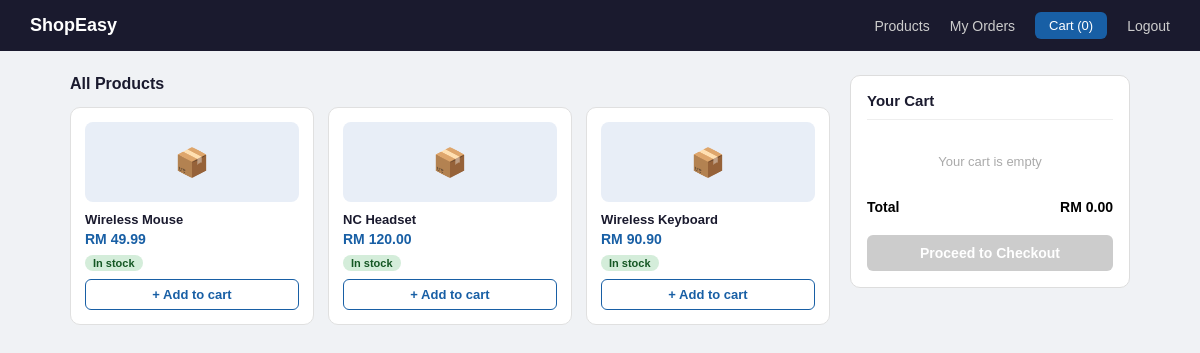
The app's page /shop.php (signed in) with its own data.
### tables this page shows
CREATE TABLE `inventory` (
  `product_id` int(11) NOT NULL,
  `quantity_available` int(11) NOT NULL DEFAULT 0,
  `last_updated` timestamp NOT NULL DEFAULT current_timestamp() ON UPDATE current_timestamp()
);

CREATE TABLE `product` (
  `product_id` int(11) NOT NULL,
  `product_name` varchar(100) NOT NULL,
  `description` text DEFAULT NULL,
  `price` decimal(10,2) NOT NULL,
  `image_url` varchar(255) DEFAULT NULL,
  `is_active` tinyint(1) DEFAULT 1,
  `created_at` timestamp NOT NULL DEFAULT current_timestamp()
);

### shop.php (the view, shortened to what this page needs)
<?php
require 'db_connect.php';
?>
<!DOCTYPE html>
<html lang="en">
<head>
</head>
<body>
<nav>
  <span class="brand">ShopEasy</span>
  <div class="links">
    <a href="shop.php">Products</a>
    <a href="orders.php">My Orders</a>
    <a href="#" class="cart-btn">Cart (<?php echo array_sum(array_column($_SESSION['cart'], 'quantity')); ?>)</a>
    <a href="logout.php">Logout</a>
  </div>
</nav>
<div class="container">
  <div>
    <div class="section-title">All Products</div>
    <div class="product-grid">
      <?php
      $stmt = $pdo->query("SELECT p.product_id, p.product_name, p.price, i.quantity_available
                           FROM product p
                           LEFT JOIN inventory i ON p.product_id = i.product_id
                           WHERE p.is_active = 1");
      $products = $stmt->fetchAll();
      foreach ($products as $row) {
          $stock = $row['quantity_available'] ?? 0;
          if ($stock > 10) {
              $badgeClass = "in-stock"; $badgeText = "In stock";
          } elseif ($stock > 0) {
              $badgeClass = "low-stock"; $badgeText = "Low stock ($stock)";
          } else {
              $badgeClass = "out-stock"; $badgeText = "Out of stock";
          }
          $disabled = ($stock <= 0) ? "disabled" : "";
          $btnText = ($stock <= 0) ? "Unavailable" : "+ Add to cart";
          echo '
          <div class="product-card">
            <div class="product-img">📦</div>
            <div class="product-name">' . htmlspecialchars($row["product_name"]) . '</div>
            <div class="product-price">RM ' . number_format($row["price"], 2) . '</div>
            <span class="badge ' . $badgeClass . '">' . $badgeText . '</span><br>
            <form method="POST" action="shop.php">
                <input type="hidden" name="product_id" value="' . (int) $row["product_id"] . '">
                <button type="submit" name="add_to_cart" class="add-btn" ' . $disabled . '>' . $btnText . '</button>
            </form>
          </div>';
      }
      ?>
    </div>
  </div>
  <div>
    <div class="cart-box">
      <?php if (!isset($_GET['stage']) || $_GET['stage'] !== 'payment' || empty($_SESSION['cart'])): ?>
          <div class="cart-title">Your Cart</div>
          <?php
          $total_price = 0;
          if (empty($_SESSION['cart'])) {
              echo '<div class="cart-empty">Your cart is empty</div>';
          }
          ?>
          <div class="cart-total"><span>Total</span><span>RM <?php echo number_format($total_price, 2); ?></span></div>
          <?php if (!empty($_SESSION['cart'])): ?>
              <a href="shop.php?stage=payment" class="order-btn">Proceed to Checkout</a>
          <?php else: ?>
              <button class="order-btn" disabled style="background:#ccc; cursor:not-allowed;">Proceed to Checkout</button>
          <?php endif; ?>
      <?php endif; ?>
    </div>
  </div>
</div>
</body>
</html>

### shop.php (style rules this page uses)
* { box-sizing: border-box; margin: 0; padding: 0; }
body { font-family: Arial, sans-serif; background: #f0f2f5; }
nav { background: #1a1a2e; padding: 12px 30px; display: flex; justify-content: space-between; align-items: center; }
nav .brand { color: #fff; font-size: 18px; font-weight: bold; }
nav .links { display: flex; gap: 20px; align-items: center; }
nav .links a { color: #ccc; text-decoration: none; font-size: 14px; }
nav .links .cart-btn { background: #185FA5; color: #fff; padding: 6px 14px; border-radius: 6px; font-size: 13px; }
.container { max-width: 1100px; margin: 0 auto; padding: 24px 20px; display: grid; grid-template-columns: 1fr 280px; gap: 20px; }
.section-title { font-size: 16px; font-weight: bold; color: #1a1a2e; margin-bottom: 14px; }
.product-grid { display: grid; grid-template-columns: repeat(3, 1fr); gap: 14px; }
.product-card { background: #fff; border: 1px solid #e0e0e0; border-radius: 10px; padding: 14px; text-align: left; }
.product-img { width: 100%; height: 80px; background: #e8eef7; border-radius: 8px; display: flex; align-items: center; justify-content: center; font-size: 28px; margin-bottom: 10px; }
.product-name { font-size: 13px; font-weight: bold; color: #1a1a2e; margin-bottom: 4px; }
.product-price { font-size: 14px; color: #185FA5; font-weight: bold; margin-bottom: 6px; }
.badge { display: inline-block; font-size: 11px; padding: 2px 8px; border-radius: 20px; font-weight: bold; margin-bottom: 8px; }
.in-stock { background: #d4edda; color: #155724; }
.add-btn { width: 100%; padding: 7px; font-size: 13px; font-weight: bold; border: 1px solid #185FA5; border-radius: 6px; background: #fff; color: #185FA5; cursor: pointer; }
.cart-box { background: #fff; border: 1px solid #ddd; border-radius: 10px; padding: 16px; position: sticky; top: 20px; text-align: left; }
.cart-title { font-size: 15px; font-weight: bold; color: #1a1a2e; margin-bottom: 14px; border-bottom: 1px solid #eee; padding-bottom: 10px; }
.cart-empty { font-size: 13px; color: #aaa; text-align: center; padding: 20px 0; }
.cart-total { display: flex; justify-content: space-between; font-size: 14px; font-weight: bold; padding: 10px 0; }
.order-btn { width: 100%; padding: 10px; background: #185FA5; color: #fff; font-size: 14px; font-weight: bold; border: none; border-radius: 6px; cursor: pointer; margin-top: 10px; text-align: center; display: block; text-decoration: none; }

### records on screen
inventory: product_id.product_name "Wireless Mouse", product_id.price "49.99", quantity_available "In stock", quantity_available "+ Add to cart"
inventory: product_id.product_name "NC Headset", product_id.price "120.00", quantity_available "In stock", quantity_available "+ Add to cart"
inventory: product_id.product_name "Wireless Keyboard", product_id.price "90.90", quantity_available "In stock", quantity_available "+ Add to cart"

### other values on screen
array_sum(array_column($_SESSION['cart'], 'quantity')) "0"
$total_price "0.00"
